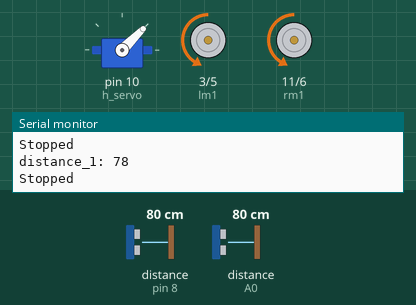
This sketch was run on a simulated Arduino Uno, built with avr-gcc and run on an emulated ATmega328P. Parts: servo, motor-driver pin pairs drawn as motors (green arrow = first pin HIGH = forward, orange = second pin HIGH = backward, longer = more drive), the last lines printed to the serial monitor. Wiring (inferred from the names in the program): ultrasonic range finder: trigger A1; echo A0. The test bench sets the inputs (shaded band); at power-on: distance to the obstacle (sensors on A0, pin 8) 80 cm. The echo pulse lasts 58.3 µs per cm.

Above: at 1.2 s.
1.3 s: distance to the obstacle (sensor on A0) set to 14 cm
4.3 s: distance to the obstacle (sensor on A0) set to 11 cm
At 5.3 s:
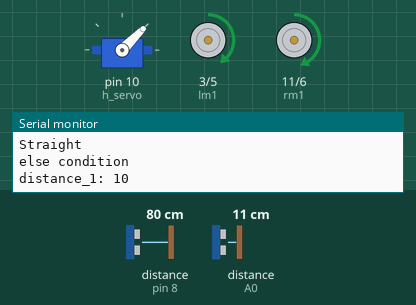
Timing chart, 0 to 7.3 s (numbered marks = the images above; inputs shaded):
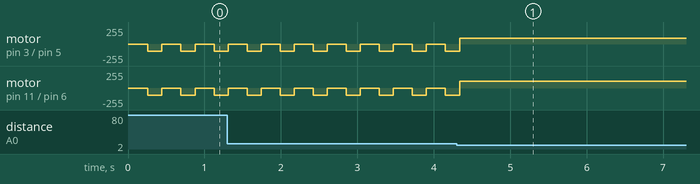

Measured:
- the behaviour switches between 13 and 12 cm on distance to the obstacle (sensor on A0) (found by bisection; images 0 and 1)

The sketch:

obstacle_avoidance_us__edge_2.ino
```cpp
#include <Servo.h>
Servo h_servo,v_servo;//horizontal servo on 10

//Ultrasonic Pins
const int trigPin = 12;
const int echoPin = 8;

const int trigPin_1 = A1;
const int echoPin_1 = A0;

const int trigPin_2 = A3;
const int echoPin_2 = A2;


int temp,temp1,pos_1,i,obj,crazy=0;
const long interval = 1000;
unsigned long previousMillis = 0;
unsigned long currentMillis=0;
bool flag1,flag2=true;


//Motor Pins lm1 stands for left motor 1 and accordingly
int lm1=3;
int lm2=5;
int rm2=6;
int rm1=11;


long duration,duration_1,duration_2;
int distance,distance_1,distance_2;

void setup()
{
  pinMode(trigPin, OUTPUT);
  pinMode(echoPin, INPUT);
  pinMode(trigPin_1, OUTPUT);
  pinMode(echoPin_1, INPUT);
  pinMode(trigPin_2, OUTPUT);
  pinMode(echoPin_2, INPUT);

  pinMode(lm1,OUTPUT);
  pinMode(lm2,OUTPUT);
  pinMode(rm1,OUTPUT);
  pinMode(rm2,OUTPUT);

  h_servo.attach(10);
  //v_servo.attach(11);
  h_servo.write(45);


  Serial.begin(9600);
}

void loop()
{

  ultrasonic_1();
  //ultrasonic_2();
  if (flag1==true)
  {
    ultrasonic();
  if(distance<=14)
  {
     stop1(500);
     reverse(180);
     stop1(5);
    start_servo();
    Serial.println("First condition");
  }
  else //if(distance>=5)
  {
    forward();
    delay(1);
    //stop1(1);
    Serial.println("else condition");
  }
  //delay(100);

}

else if( flag1==false )
{
stop1(250);
reverse(180);
}

else
{
stop1(2000);
return;
}
}

void start_servo()
{

  //ultrasonic();
   for (pos_1=45; pos_1 <= 105; pos_1 += 1)
    {
      h_servo.write(pos_1);   Serial.println("Entered servo");
      delay(45);
    }

    ultrasonic();
    if(distance>=14)
    {
      servo_look_straight();
      left_turn(225);

      stop1(25);
      Serial.println("Left turn");
    }
    else
    {
      for (pos_1 = 105; pos_1 >= 0; pos_1 -= 1)
    {
      h_servo.write(pos_1);
      delay(75);
    }
      ultrasonic();
      if(distance>=14)
    {
      right_turn(150);//changing from 225 to 150
     servo_look_straight();
      stop1(55);
    }
    else
    {
    reverse(250);
    //delay(1000);//Making a Turn Over
    servo_look_straight();

    }

    }


    Serial.println("Rotating horizontal servo");
      ultrasonic();
  }


void forward()
{
  ultrasonic_1();
  //ultrasonic_2();
  if (flag1==true)
  {
  ultrasonic();
   if (distance>=14)
  {
  analogWrite(lm1,90);
  analogWrite(rm1,105);
  digitalWrite(rm2,LOW);
  digitalWrite(lm2,LOW);
  //delay(1);
  delay(1);


  Serial.println("Straight");
  }
}
else
return;
}
void reverse(int interval)
{
  analogWrite(lm2,105);
  analogWrite(rm2,105);
  analogWrite(rm1,0);
  digitalWrite(lm1,LOW);
  delay(interval);
}
void right_turn(int interval)
{
  analogWrite(rm2,125);
  analogWrite(lm1,125);
  analogWrite(rm1,0);
  digitalWrite(lm2,LOW);
  delay(interval);
  /*analogWrite(lm1,0);
  analogWrite(rm1,0);
  digitalWrite(rm2,LOW);
  digitalWrite(lm2,LOW);
  delay(1);*/

  Serial.println("Right turn");
}

void left_turn(int interval)
{
  analogWrite(rm1,125);
  analogWrite(lm2,125);
  digitalWrite(lm1,LOW);
  digitalWrite(rm2,LOW);
  delay(interval);
  Serial.println("Left turn");
}

void stop1(int interval)
{
  digitalWrite(lm1,LOW);
  digitalWrite(rm2,LOW);
  analogWrite(rm1,0);
  digitalWrite(lm2,LOW);
  delay(interval);
  Serial.println("Stopped");
}


void servo_look_straight()
{
  if(pos_1<=45)
  {
    for (; pos_1 <= 45; pos_1 += 1)
    {
      h_servo.write(pos_1);
      delay(15);
    }
  }
  else
  {
    for (; pos_1 >= 45; pos_1 -= 1)
    {
    h_servo.write(pos_1);
    delay(15);
  }
}
}


void ultrasonic_1()
{
analogWrite(trigPin_1, 0);
delayMicroseconds(25);
analogWrite(trigPin_1, 255);
delayMicroseconds(25);
analogWrite(trigPin_1, 0);
duration_1 = pulseIn(echoPin_1, HIGH);
distance_1= duration_1*0.034/2;

Serial.print("distance_1: ");
Serial.println(distance_1);

if(distance_1>=12)
{
flag1=false;
}
else
flag1=true;
}


void ultrasonic()
{
digitalWrite(trigPin, LOW);
delayMicroseconds(2);
digitalWrite(trigPin, HIGH);
delayMicroseconds(10);
digitalWrite(trigPin, LOW);
duration = pulseIn(echoPin, HIGH);// Reads the echoPin, returns the sound wave travel time in microseconds
distance = (duration/2) / 29.1;
/*
Serial.print("Distance=");
Serial.println(distance);*/

}
```
